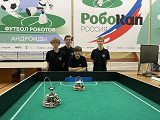
#> input picture tomsk.bmp, 160 x 120 px; its folder holds only this picture in this run
$ python -i unikostyl.py   (imports and definitions only)
#> lines starting #> are read from the running program, lines starting #| are printed output that depends on the picture
import io, pygame, sys, time, ctypes
from PIL import Image, ImageOps
import numpy as np
from widgets import *
import cv2
from pathlib import Path


class Thresholds_t(ctypes.Structure):
    _fields_ = [("Lmin", ctypes.c_int),
                ("Lmax", ctypes.c_int),
                ("Amin", ctypes.c_int),
                ("Amax", ctypes.c_int),
                ("Bmin", ctypes.c_int),
                ("Bmax", ctypes.c_int)]


noise_lib_path = Path(__file__).resolve().parent / "lib" / "noise_filter"
if "win" in sys.platform.lower():
    noise_lib_path = noise_lib_path / "noise.dll"
else:
    noise_lib_path = noise_lib_path / "noise.so"

# [1 line that did not run here, left out]
# [1 line that did not run here, left out]
LAB_type = ((ctypes.c_bool * 256) * 256) * 101


# [116 lines left out: functions rgb2lab, threshold_filter, filter_L, filter_A, filter_B, threshold_from_area and 3 more, not called in this run]


def set_thr_to_sliders():
    global thresholds
    global thr_index

    widgets['slider_L_low'].set_value(thresholds[thr_index][0])
    widgets['slider_L_high'].set_value(thresholds[thr_index][1])

    widgets['slider_A_low'].set_value(thresholds[thr_index][2])
    widgets['slider_A_high'].set_value(thresholds[thr_index][3])

    widgets['slider_B_low'].set_value(thresholds[thr_index][4])
    widgets['slider_B_high'].set_value(thresholds[thr_index][5])


# [16 lines left out: functions set_pause, enable_blobs, not called in this run]


# [1 line not run here, left out]
screen_w = 1280
screen_h = 720
# [1 line that did not run here, left out]

# [1 line not run here, left out]
clock = pygame.time.Clock()

take_thr_from_cam = True
save_thr = False

MAX_THR_STORY_SIZE = 10
thr_story = []
inv_thr_story = []

thresholds = [
    [0, 100, -128, 127, -128, 127],
    [0, 100, -128, 127, -128, 127],
    [0, 100, -128, 127, -128, 127],
    [0, 100, -128, 127, -128, 127],
    [0, 100, -128, 127, -128, 127],
]

thr_buffer = [-1, -1, -1, -1, -1, -1]

thr_index = 0
edit_index = 0

pixels = np.array([])
pixels_processed = np.array([])
process_mode = 'Bitmap'
is_pause = False
are_blobs_enabled = False


# [11 lines left out: function backup_thresholds, not called in this run]


def set_proc_mode(mode):
    global process_mode
    process_mode = mode


# [154 lines that did not run here, left out]
pixels_LAB = np.array([])
# [1 line that did not run here, left out]
bg_names = ['bg_slider_L_low', 'bg_slider_L_high',
            'bg_slider_A_low', 'bg_slider_A_high',
            'bg_slider_B_low', 'bg_slider_B_high',]


# --- ВЕРСТКА ВИДЖЕТОВ (дизайн как в unikostyl2.py) ---
# Функционал не менялся, только расположение.
def update_all_widgets():
    global screen_w, screen_h, widgets, screen
    if screen_w < 100 or screen_h < 100:
        return

    margin = 30
    top_y = 15
    btn_h = 35

    # [4 lines left out: function sync_btn, not called in this run]

    # 1. ТОП: селектор R/+/- и режимы Bitmap/L/A/B + пауза
    widgets['itemlist_select'].rect = pygame.Rect(margin, top_y, 160, btn_h)
    for i, item in enumerate(widgets['itemlist_select'].items):
        item.rect = pygame.Rect(margin + i * 55, top_y, 50, btn_h)

    mode_x = margin + 180
    sync_btn('btn_bitmap', mode_x, top_y, 90, btn_h)
    sync_btn('btn_l', mode_x + 100, top_y, 40, btn_h)
    sync_btn('btn_a', mode_x + 150, top_y, 40, btn_h)
    sync_btn('btn_b', mode_x + 200, top_y, 40, btn_h)
    sync_btn('btn_pause', mode_x + 260, top_y, 50, btn_h)

    # 2. КАМЕРЫ (слева): два вида 4:3 горизонтально, максимально вписанные
    # Верхнее выравнивание сохранено (v_y фиксирован), пустая полоса остается снизу.
    v_y = top_y + btn_h + 20
    gap = 6
    max_v_w = (screen_w - (margin * 2) - 250) // 2
    max_v_h = int(screen_h * 0.65)
    vw = min(max_v_w, int(max_v_h * 4 / 3))
    vh = int(vw * 3 / 4)

    x_left = margin
    x_right = x_left + vw + gap
    widgets['img_src'].rect = pygame.Rect(x_left, v_y, vw, vh)
    widgets['img_proc'].rect = pygame.Rect(x_right, v_y, vw, vh)
    widgets['label_coords'].rect = pygame.Rect(x_left, v_y + vh + 5, 0, 0)
    widgets['label_mode'].rect = pygame.Rect(x_right, v_y + vh + 5, 0, 0)

    # 3. ТРЕШХОЛДЫ (низ, в две колонки)
    list_y = screen_h - 80
    col_text_w = 400
    for i, item in enumerate(widgets['itemlist_thr'].items):
        if i < 2:
            item.rect = pygame.Rect(margin, list_y + i * 20, col_text_w, 20)
        else:
            item.rect = pygame.Rect(
                margin + col_text_w + 30, list_y + (i - 2) * 20, col_text_w, 20
            )
    widgets['itemlist_thr'].rect = pygame.Rect(margin, list_y, col_text_w * 2 + 30, 60)

    # 4. СЛАЙДЕРЫ (низ, три колонки L/A/B)
    s_y = list_y - 50
    col_w = (screen_w - (margin * 2) - 100) // 3
    for i, char in enumerate(['L', 'A', 'B']):
        x_start = margin + i * (col_w + 45)
        widgets[f'label_{char}'].rect = pygame.Rect(x_start, s_y - 25, 0, 0)
        for suffix, y_off in [('low', 0), ('high', 20)]:
            s_name = f'slider_{char}_{suffix}'
            bg_name = f'bg_slider_{char}_{suffix}'
            widgets[s_name].borders = (x_start, x_start + col_w)
            widgets[s_name].rect.y = s_y + y_off - 10
            widgets[s_name].rect.height = 20
            widgets[bg_name].rect = pygame.Rect(x_start, s_y + y_off - 10, col_w, 20)
            widgets[s_name].set_value(widgets[s_name].value)

    # 5. Кнопки справа внизу (Save + Blobs — функционал unikostyl.py сохранен)
    sync_btn('btn_save', screen_w - 130 - 20, screen_h - 40 - 10, 130, 40)
    sync_btn('btn_blobs', screen_w - 130 - 20, screen_h - 40 - 10 - 50, 130, 40)

keys = {}
press_pos = (-1, -1)

# [5 lines not run here, left out]

# [1 line that did not run here, left out]
# [1 line that did not run here, left out]


save_to_camera_callback = None
update_settings_callback = None


save_to_camera_callback = None
update_settings_callback = None

save_to_camera_callback = None

# [16 lines left out: function save_to_camera, not called in this run]


# This will be called with the bytes() object generated by the slave device.
def main_loop_frame(image_pixels: np.array):
    global edit_index
    global process_mode
    global thresholds
    global thr_index
    global thr_buffer
    global save_thr
    global take_thr_from_cam
    global screen_w, screen_h, screen

    sys.stdout.flush()

    image_pixels = cv2.resize(image_pixels, (240, 320), interpolation=cv2.INTER_CUBIC)

    pygame.draw.rect(screen, (200, 200, 200),
                     (0, 0, screen_w, screen_h))

    try:
        if not is_pause:
            widgets['img_src'].pixels = image_pixels
    except Exception as exc:
        print(exc)
        return

    # pixels_LAB = np.rot90(np.array(ImageOps.mirror(image.convert('LAB')), dtype=np.float32), k=1)
    pixels_LAB = rgb2lab(widgets['img_src'].pixels).astype(np.int16)
    # print(np.min(pixels_LAB[:,:,1]), np.max(pixels_LAB[:,:,1]), ";   ", np.min(pixels_LAB[:,:,2]), np.max(pixels_LAB[:,:,2]))

    for event in pygame.event.get():
        if event.type == pygame.QUIT:
            pygame.quit()
            quit()

        if event.type == pygame.VIDEORESIZE:
            screen_w, screen_h = event.w, event.h
            screen = pygame.display.set_mode((screen_w, screen_h), pygame.RESIZABLE)
            for w in widgets.values():
                w.screen = screen
            update_all_widgets()

        if event.type == pygame.KEYDOWN:
            keys[event.key] = 1

            if event.key == pygame.K_c and (keys.get(pygame.K_LCTRL) or keys.get(pygame.K_RCTRL)):
                thr_buffer = thresholds[thr_index].copy()

            if event.key == pygame.K_v and (keys.get(pygame.K_LCTRL) or keys.get(pygame.K_RCTRL)):
                backup_thresholds()
                if thr_buffer[0] != -1:
                    thresholds[thr_index] = thr_buffer.copy()
                    set_thr_to_sliders()

            if event.key == pygame.K_z and (keys.get(pygame.K_LCTRL) or keys.get(pygame.K_RCTRL)):
                if len(thr_story) > 0:
                    inv_thr_story.append(thresholds.copy())
                    thresholds = thr_story[-1].copy()
                    thr_story.pop()
                    set_thr_to_sliders()

            if event.key == pygame.K_y and (keys.get(pygame.K_LCTRL) or keys.get(pygame.K_RCTRL)):
                if len(inv_thr_story) > 0:
                    thr_story.append(thresholds.copy())
                    thresholds = inv_thr_story[-1].copy()
                    inv_thr_story.pop()
                    set_thr_to_sliders()

            if keys.get(pygame.K_LEFT) or keys.get(pygame.K_a):
                for i in range(6):
                    if widgets[bg_names[i]].mouse_inside:
                        if (keys.get(pygame.K_LALT) or keys.get(pygame.K_RALT)):
                            backup_thresholds()
                            thresholds[thr_index][i] -= 5
                        else:
                            backup_thresholds()
                            thresholds[thr_index][i] -= 1
                        set_thr_to_sliders()

            elif keys.get(pygame.K_RIGHT) or keys.get(pygame.K_d):
                for i in range(6):
                    if widgets[bg_names[i]].mouse_inside:
                        if (keys.get(pygame.K_LALT) or keys.get(pygame.K_RALT)):
                            backup_thresholds()
                            thresholds[thr_index][i] += 5
                        else:
                            backup_thresholds()
                            thresholds[thr_index][i] += 1
                        set_thr_to_sliders()

        if event.type == pygame.KEYUP:
            keys[event.key] = 0

        if event.type == pygame.MOUSEBUTTONDOWN:
            blocked = False
            for w in wnames[::-1]:
                if widgets[w].process_mousedown(event) and not (blocked and widgets[w].block_click):
                    if widgets[w].block_click:
                        blocked = True

            if thr_index != widgets['itemlist_thr'].chosen:
                thr_index = widgets['itemlist_thr'].chosen
                set_thr_to_sliders()

        if event.type == pygame.MOUSEBUTTONUP:
            flag = widgets['img_src'].first_press is not None
            for w in wnames[::-1]:
                widgets[w].process_mouseup(event)

            if flag and widgets['img_src'].selected_area is not None:
                sel = widgets['img_src'].selected_area.copy()
                img_r = widgets['img_src'].rect

                # Пересчет из экранных пикселей в индексы pixels_LAB.
                # Конвенция проекта: dim0 = X (экранная горизонталь), dim1 = Y.
                # Без масштаба выделение брало чужую область
                # (экран 485x363 против данных 320x240, ошибка до ~50%).
                if img_r.width > 0 and img_r.height > 0 and pixels_LAB.size > 0:
                    aw, ah = pixels_LAB.shape[0], pixels_LAB.shape[1]
                    sx, sy = aw / img_r.width, ah / img_r.height
                    lx0 = sel.left - img_r.left
                    ly0 = sel.top - img_r.top
                    x1 = int(max(0, lx0 * sx))
                    y1 = int(max(0, ly0 * sy))
                    x2 = int(min(aw - 1, (lx0 + sel.width) * sx))
                    y2 = int(min(ah - 1, (ly0 + sel.height) * sy))
                else:
                    x1 = y1 = 0
                    x2 = y2 = -1

                if x2 > x1 and y2 > y1:
                    rect = pygame.Rect(x1, y1, x2 - x1, y2 - y1)

                    backup_thresholds()

                    if widgets['itemlist_select'].chosen == 0:
                        thresholds[thr_index] = list(map(int, threshold_from_area(rect, pixels_LAB).copy()))

                    if widgets['itemlist_select'].chosen == 1:
                        thresholds[thr_index] = threshold_sum(thresholds[thr_index],
                                                              list(map(int, threshold_from_area(rect, pixels_LAB).copy())))

                    if widgets['itemlist_select'].chosen == 2:
                        thresholds[thr_index] = threshold_diff(thresholds[thr_index], rect, pixels_LAB)
                        # thresholds[thr_index] = threshold_diff(thresholds[thr_index],
                        #                                       list(map(int, threshold_from_area(rect, pixels_LAB).copy())))
                    thresholds[thr_index] = list(thresholds[thr_index])

                    set_thr_to_sliders()

        if event.type == pygame.MOUSEMOTION:
            for w in wnames[::-1]:
                widgets[w].process_mousemotion(event)

    if process_mode == 'Bitmap':
        widgets['img_proc'].pixels = threshold_filter(thresholds[thr_index], pixels_LAB)
    if process_mode == 'L':
        widgets['img_proc'].pixels = filter_L(thresholds[thr_index], pixels_LAB)
    if process_mode == 'A':
        widgets['img_proc'].pixels = filter_A(thresholds[thr_index], pixels_LAB)
    if process_mode == 'B':
        widgets['img_proc'].pixels = filter_B(thresholds[thr_index], pixels_LAB)

    clock.tick()

    thresholds[thr_index][0] = constrain(thresholds[thr_index][0], 0, 100)
    thresholds[thr_index][1] = constrain(thresholds[thr_index][1], 0, 100)
    thresholds[thr_index][2] = constrain(thresholds[thr_index][2], -128, 127)
    thresholds[thr_index][3] = constrain(thresholds[thr_index][3], -128, 127)
    thresholds[thr_index][4] = constrain(thresholds[thr_index][4], -128, 127)
    thresholds[thr_index][5] = constrain(thresholds[thr_index][5], -128, 127)

    if widgets['img_src'].selected_area is not None:
        widgets['label_coords'].text = 'Coords ' + str(widgets['img_src'].selected_area)

    widgets['label_mode'].text = 'Mode ' + process_mode

    for i in range(len(widgets['itemlist_thr'].items)):
        widgets['itemlist_thr'][i].text = f'Thr {i + 1}: ' + str(thresholds[i])

    L_low = widgets['slider_L_low'].value
    L_high = widgets['slider_L_high'].value
    widgets['label_L'].text = "L  [" + str(L_low) + ", " + str(L_high) + "]"

    A_low = widgets['slider_A_low'].value
    A_high = widgets['slider_A_high'].value
    widgets['label_A'].text = "A  [" + str(A_low) + ", " + str(A_high) + "]"

    B_low = widgets['slider_B_low'].value
    B_high = widgets['slider_B_high'].value
    widgets['label_B'].text = "B  [" + str(B_low) + ", " + str(B_high) + "]"

    thresholds[thr_index][0] = L_low
    thresholds[thr_index][1] = L_high
    thresholds[thr_index][2] = A_low
    thresholds[thr_index][3] = A_high
    thresholds[thr_index][4] = B_low
    thresholds[thr_index][5] = B_high

    for w in wnames:
        widgets[w].update()
    for w in wnames:
        widgets[w].draw()

    if widgets['img_src'].first_press is not None and widgets['img_src'].selected_area is not None:
        draw_rect_alpha(screen, (70, 100, 250, 100), widgets['img_src'].selected_area)

    pygame.display.update()

    if save_thr:
        save_thr = False
        save_to_camera()
        return

>>> import cv2
>>> picture = cv2.cvtColor(cv2.imread('tomsk.bmp'), cv2.COLOR_BGR2RGB)
>>> result = main_loop_frame(picture)
#> in main_loop_frame, `image_pixels = cv2.resize(image_pixels, (240, 320), interpolation=cv2...`:
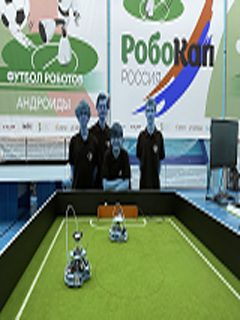
#> image_pixels: shape (320, 240, 3); mean of channels 0, 1, 2 114.3, 139.5, 121.1; drawn as B, G, R
#> (the run stopped early here; a loop or call above may not have finished)
